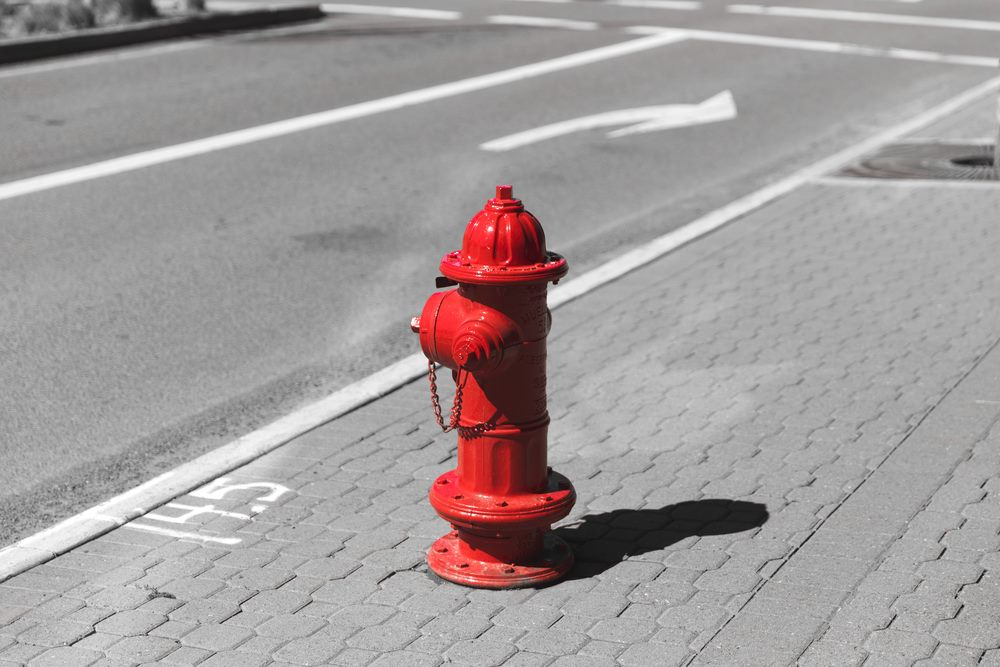
#> input picture hidrante.jpg, 1000 x 667 px
$ python opencv.py
#> lines starting #> are read from the running program, lines starting #| are printed output that depends on the picture
import cv2

img = cv2.imread('hidrante.jpg', cv2.IMREAD_GRAYSCALE)
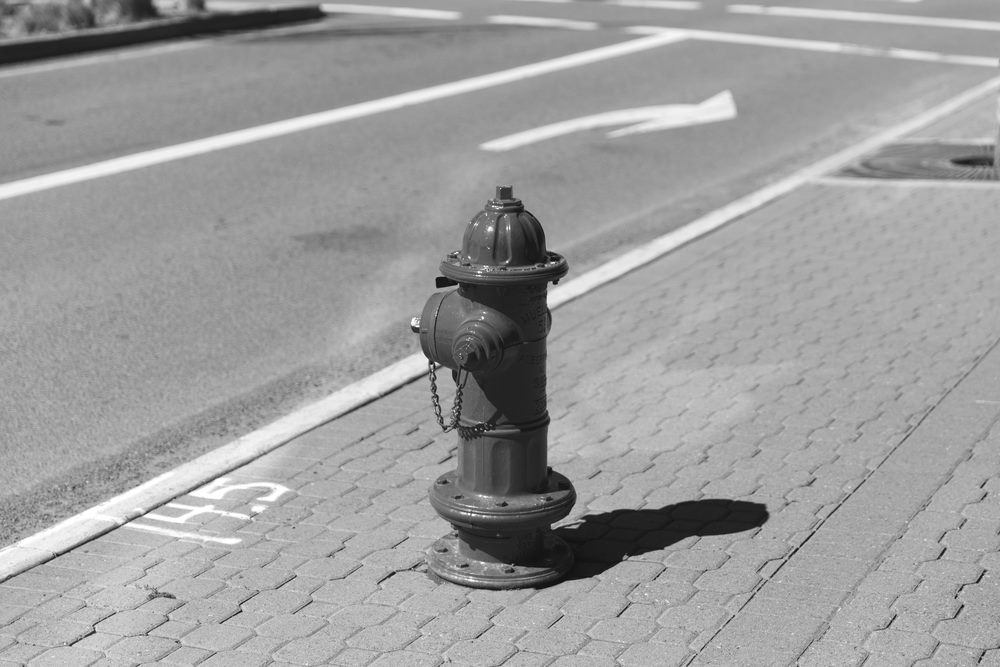
#> img: shape (667, 1000); min 3, max 255, mean 157.5
cv2.imshow('Hidrante', img)
cv2.waitKey(0)
#> (the run stopped early here; a loop or call above may not have finished)

$ run again, with frutas.jpg copied over hidrante.jpg
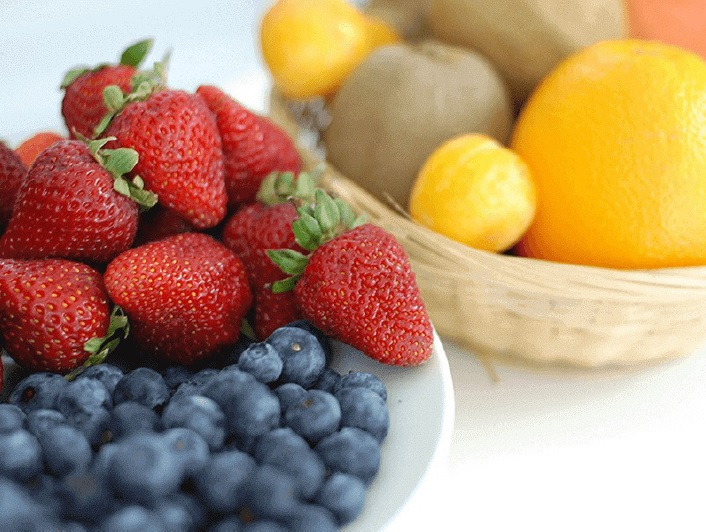
#> input picture frutas.jpg, 706 x 532 px
#> `img = cv2.imread('hidrante.jpg', cv2.IMREAD_GRAYSCALE)`:
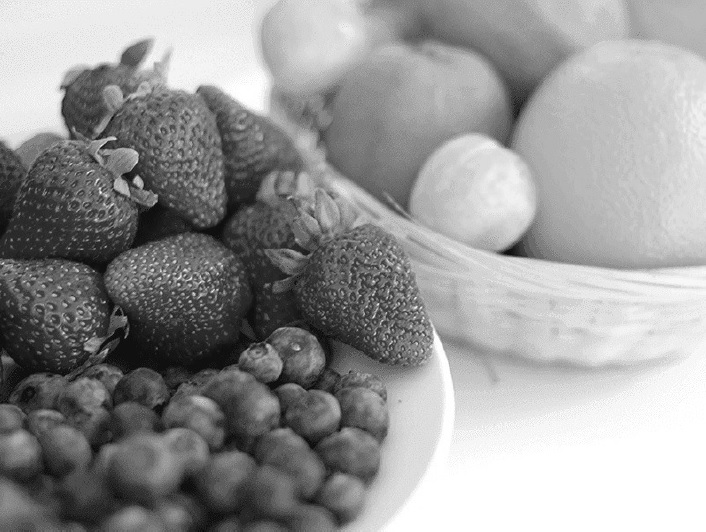
#> img: shape (532, 706); min 3, max 255, mean 151.5
